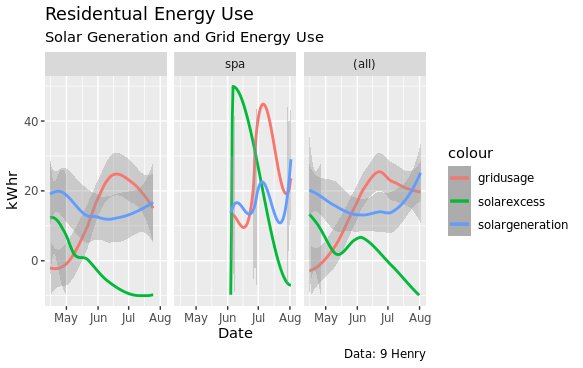

This figure's R source:
# R Script to plot 9 Henry Court Solar and Energy Data

# Load libraries
library(ggplot2)
library(reshape2)
library(lubridate)
library(dplyr)

# Import raw data
energy <- read.csv(file="9-henry-energy.csv")
head(energy)
energy

# Format date column
cleandates <- as.Date(energy[,1], format="%d %b %y")
head(cleandates)

# Replace date column with well formed dates
energy[,1] <- cleandates
head(energy)
energy

# Calculate day deltas
energy <- mutate(energy, daydelta = energy$date - lag(energy$date, 1))
energy$daydelta <- as.numeric(energy$daydelta, units="days") # Convert from difftime to integer

# Zero columns
energy$fgkwh <- energy$fgkwh - 5605.7
energy$tokwh <- energy$tokwh - 7234.0
energy$solarkwh <- energy$solarkwh - 10302
summary(energy)

# Calculate daily deltas
energy <- mutate(energy, fgkwh = energy$fgkwh - lag(energy$fgkwh, 1))
energy <- mutate(energy, tokwh = energy$tokwh - lag(energy$tokwh, 1))
energy <- mutate(energy, solarkwh = energy$solarkwh - lag(energy$solarkwh, 1))
head(energy)
energy
energy <- mutate(energy, daydelta = energy$date - lag(energy$date, 1))
energy$daydelta <- as.numeric(energy$daydelta, units="days") # Convert from difftime to integer
energy <- mutate(energy, fgdelta = fgkwh / energy$daydelta, label = "fgdelta") #%>% round(.,1)
energy <- mutate(energy, todelta = tokwh / energy$daydelta, label = "todelta")
energy <- mutate(energy, solarusage = solarkwh / energy$daydelta, label = "solarusage")
head(energy)
energy

# Energy delta
energy <- mutate(energy, gridusage = (energy$fgkwh - energy$tokwh)/energy$daydelta) # Net grid energy into house
energy <- mutate(energy, solarexcess = (energy$solarkwh - energy$fgkwh)/energy$daydelta) # Solar sent to grid
energy <- mutate(energy, solargeneration = (energy$solarkwh)/energy$daydelta) # Solar generation

# Format Energy Use Plot
plot <- ggplot(data = energy, aes(x = date)) + 
scale_y_continuous(name="kWhr", limits=c(-15, 25)) +
geom_smooth(aes(x = date, y = gridusage, color = "gridusage")) + 
geom_smooth(aes(x = date, y = solarexcess, color = "solarexcess")) +
geom_smooth(aes(x = date, y = solarusage, color = "solargeneration")) +
theme(text=element_text(family="Tahoma"))
 
# Plot
plot + labs(title = "Residential Energy Use", subtitle = "Solar Generation and Grid Energy Use", x = "Date", y = "kWh", caption = "Data: 9 Henry")

# Format Energy Statistics Plot
plot2 <- ggplot(data = energy, aes(x = date)) + 
  scale_y_continuous(name="kWhr", limits=c(-10, 50)) +
  #geom_point(aes(y = gridusage, color = "gridusage")) + 
  #geom_point(aes(x = date, y = solarexcess, color = "solarexcess")) +
  #geom_point(aes(x = date, y = solarusage, color = "solargeneration")) +
  geom_smooth(aes(y = gridusage, color = "gridusage")) + 
  geom_smooth(aes(x = date, y = solarexcess, color = "solarexcess")) +
  geom_smooth(aes(x = date, y = solarusage, color = "solargeneration")) +
  facet_grid(. ~ usecase, margins = TRUE) +
  theme(text=element_text(family="Tahoma"))

# Plot
plot2 + labs(title = "Residentual Energy Use", subtitle = "Solar Generation and Grid Energy Use", x = "Date", y = "kWh", caption = "Data: 9 Henry")
